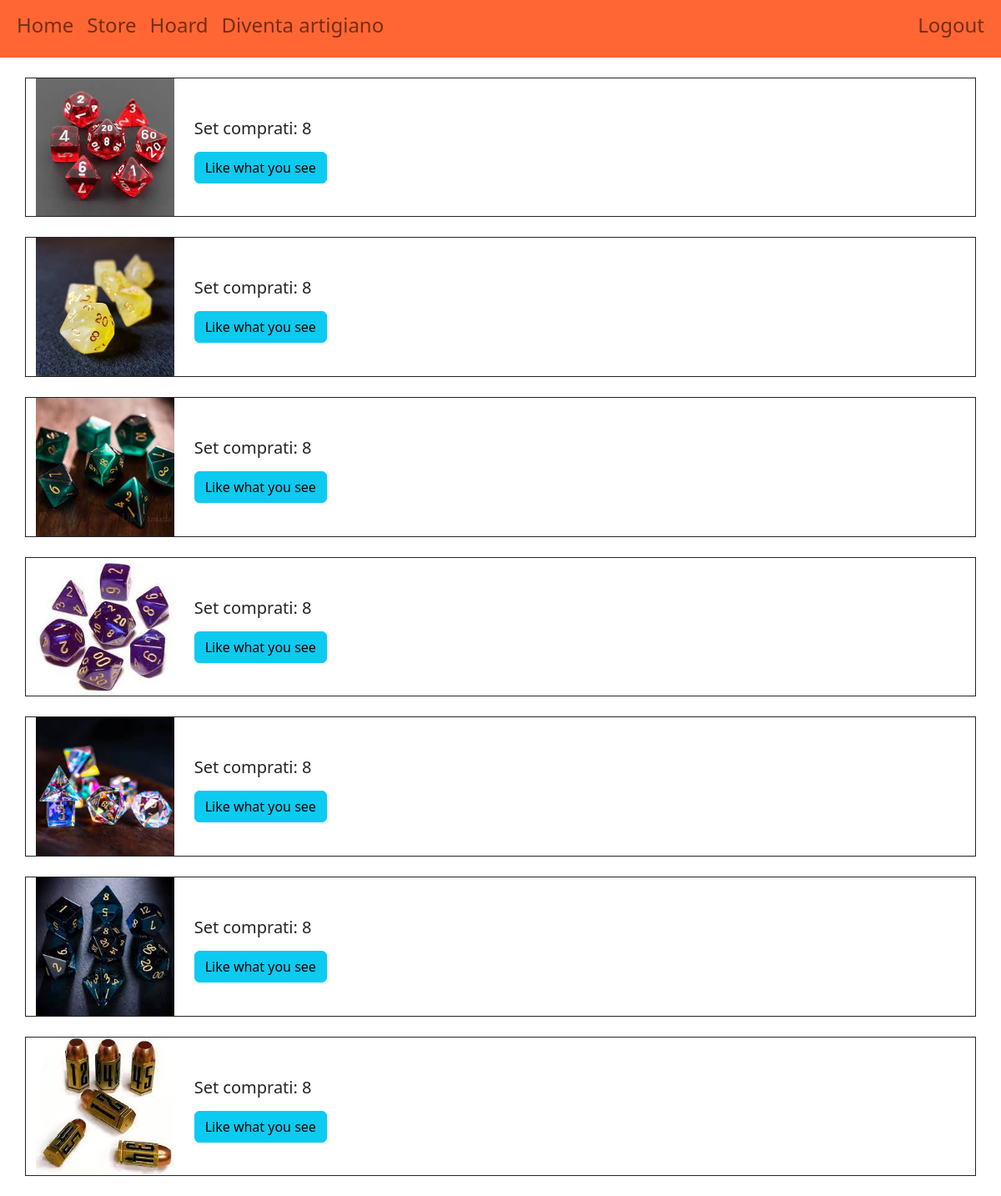
The page /hoard/show_hoard/LikeADragon/ (signed in) on the database its author committed.
### store/models.py (models this page shows, shortened)
class Purchase(models.Model):
    dice_set = models.ForeignKey(Dice, on_delete=models.CASCADE)
    buyer = models.ForeignKey(User, on_delete=models.CASCADE)
    date = models.DateField()
    amount_of_sets = models.PositiveIntegerField()

class Dice(models.Model):
    COLORS = [
        ("R","Red"),
        ("O","Orange"),
        ("Y","Yellow"),
        ("G","Green"),
        ("B","Blue"),
        ("P","Purple"),
        ("N","Black"),
        ("W","White"),
        ("M","Metal"),
    ]
    code = models.CharField(max_length=255, primary_key=True, unique=True)
    name = models.CharField(max_length=50)
    number_of_pices = models.PositiveSmallIntegerField()
    primary_color = models.CharField(max_length=1, choices=COLORS)
    description = models.CharField(max_length=300)
    seller = models.ForeignKey(User,on_delete=models.SET_NULL,null=True)
    available = models.BooleanField()
    price = models.FloatField()
    image = models.ImageField(upload_to='uploads/',null= True)

### hoard/views.py (the view)
# urls.py: path('show_hoard/<str:user>/', views.show_hoard, name='show_hoard'),
@login_required
def show_hoard(request,user):
    proprietario = User.objects.get(username__iexact=user)
    acquisti = Purchase.objects.filter(buyer__exact=proprietario)
    acquisti = acquisti.order_by('-date')
    acq = []
    for a in acquisti:
        dado = a.dice_set
        acq.append({'acquisto':a,'dado':dado})
    ctx = {
        'acquisti' : acq,
        'numset' : acquisti.count(),
        'MEDIA_URL' : settings.MEDIA_URL,
    }
    return render(request, template_name='hoard/show_hoard.html', context=ctx)

### templates/hoard/show_hoard.html (shortened to what this page needs)
{% extends "base.html" %}
{% block head %}
    {% load static %}
{% endblock %}
{% block content %}
    <br>
    <div class= "container">
        {% for acquisto in acquisti %}
            <div class="row border border-dark">
                <div class="col-sm-2">
                    <img class="card-img-top border-dark h-100" src="{{MEDIA_URL}}{{acquisto.dado.image}}" onerror="this.src='{%static 'set/set_default.png' %}'">
                </div>
                <div class="col-sm ">
                    <div class="card-body">
                        <br><br>
                        <h5 class="card-title">Set comprati: {{acquisto.acquisto.amount_of_sets}} </h5>
                        <a href="{% url 'store:purchase' code=acquisto.dado.code %}" class="btn btn-info">Like what you see</a>
                    </div>
                </div>
            </div>
            <br>
        {% endfor %}
    </div>
{% endblock %}

### rows shown on the page
Purchase: dado.image (picture), acquisto.amount_of_sets "8"
Purchase: dado.image (picture), acquisto.amount_of_sets "8"
Purchase: dado.image (picture), acquisto.amount_of_sets "8"
Purchase: dado.image (picture), acquisto.amount_of_sets "8"
Purchase: dado.image (picture), acquisto.amount_of_sets "8"
Purchase: dado.image (picture), acquisto.amount_of_sets "8"
Purchase: dado.image (picture), acquisto.amount_of_sets "8"
